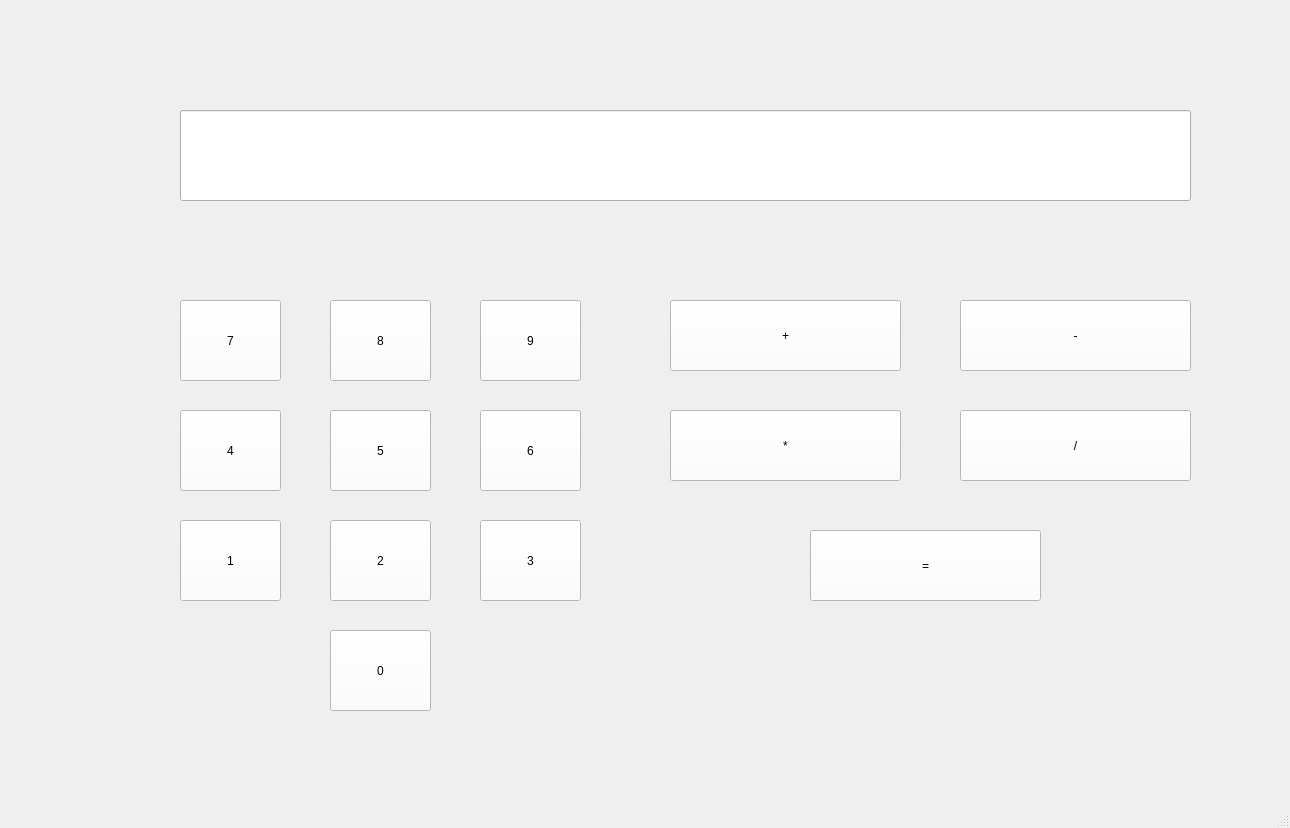
<?xml version="1.0" encoding="UTF-8"?>
<ui version="4.0">
 <class>MainWindow</class>
 <widget class="QMainWindow" name="MainWindow">
  <property name="geometry">
   <rect>
    <x>0</x>
    <y>0</y>
    <width>1290</width>
    <height>828</height>
   </rect>
  </property>
  <property name="windowTitle">
   <string>MainWindow</string>
  </property>
  <widget class="QWidget" name="centralwidget">
   <widget class="QLineEdit" name="lineEdit">
    <property name="geometry">
     <rect>
      <x>180</x>
      <y>110</y>
      <width>1011</width>
      <height>91</height>
     </rect>
    </property>
    <property name="styleSheet">
     <string notr="true">font: 20pt &quot;MS Shell Dlg 2&quot;;</string>
    </property>
   </widget>
   <widget class="QPushButton" name="pushButton">
    <property name="geometry">
     <rect>
      <x>330</x>
      <y>630</y>
      <width>101</width>
      <height>81</height>
     </rect>
    </property>
    <property name="styleSheet">
     <string notr="true">font: 20pt &quot;MS Shell Dlg 2&quot;;
background-color: rgb(255, 255, 255);</string>
    </property>
    <property name="text">
     <string>0</string>
    </property>
   </widget>
   <widget class="QPushButton" name="pushButton_2">
    <property name="geometry">
     <rect>
      <x>180</x>
      <y>520</y>
      <width>101</width>
      <height>81</height>
     </rect>
    </property>
    <property name="styleSheet">
     <string notr="true">font: 20pt &quot;MS Shell Dlg 2&quot;;
background-color: rgb(255, 255, 255);</string>
    </property>
    <property name="text">
     <string>1</string>
    </property>
   </widget>
   <widget class="QPushButton" name="pushButton_3">
    <property name="geometry">
     <rect>
      <x>330</x>
      <y>520</y>
      <width>101</width>
      <height>81</height>
     </rect>
    </property>
    <property name="styleSheet">
     <string notr="true">font: 20pt &quot;MS Shell Dlg 2&quot;;
background-color: rgb(255, 255, 255);</string>
    </property>
    <property name="text">
     <string>2</string>
    </property>
   </widget>
   <widget class="QPushButton" name="pushButton_4">
    <property name="geometry">
     <rect>
      <x>480</x>
      <y>520</y>
      <width>101</width>
      <height>81</height>
     </rect>
    </property>
    <property name="styleSheet">
     <string notr="true">font: 20pt &quot;MS Shell Dlg 2&quot;;
background-color: rgb(255, 255, 255);</string>
    </property>
    <property name="text">
     <string>3</string>
    </property>
   </widget>
   <widget class="QPushButton" name="pushButton_5">
    <property name="geometry">
     <rect>
      <x>180</x>
      <y>410</y>
      <width>101</width>
      <height>81</height>
     </rect>
    </property>
    <property name="styleSheet">
     <string notr="true">font: 20pt &quot;MS Shell Dlg 2&quot;;
background-color: rgb(255, 255, 255);</string>
    </property>
    <property name="text">
     <string>4</string>
    </property>
   </widget>
   <widget class="QPushButton" name="pushButton_6">
    <property name="geometry">
     <rect>
      <x>330</x>
      <y>410</y>
      <width>101</width>
      <height>81</height>
     </rect>
    </property>
    <property name="styleSheet">
     <string notr="true">font: 20pt &quot;MS Shell Dlg 2&quot;;
background-color: rgb(255, 255, 255);</string>
    </property>
    <property name="text">
     <string>5</string>
    </property>
   </widget>
   <widget class="QPushButton" name="pushButton_7">
    <property name="geometry">
     <rect>
      <x>480</x>
      <y>410</y>
      <width>101</width>
      <height>81</height>
     </rect>
    </property>
    <property name="styleSheet">
     <string notr="true">font: 20pt &quot;MS Shell Dlg 2&quot;;
background-color: rgb(255, 255, 255);</string>
    </property>
    <property name="text">
     <string>6</string>
    </property>
   </widget>
   <widget class="QPushButton" name="pushButton_8">
    <property name="geometry">
     <rect>
      <x>180</x>
      <y>300</y>
      <width>101</width>
      <height>81</height>
     </rect>
    </property>
    <property name="styleSheet">
     <string notr="true">font: 20pt &quot;MS Shell Dlg 2&quot;;
background-color: rgb(255, 255, 255);</string>
    </property>
    <property name="text">
     <string>7</string>
    </property>
   </widget>
   <widget class="QPushButton" name="pushButton_9">
    <property name="geometry">
     <rect>
      <x>330</x>
      <y>300</y>
      <width>101</width>
      <height>81</height>
     </rect>
    </property>
    <property name="styleSheet">
     <string notr="true">font: 20pt &quot;MS Shell Dlg 2&quot;;
background-color: rgb(255, 255, 255);</string>
    </property>
    <property name="text">
     <string>8</string>
    </property>
   </widget>
   <widget class="QPushButton" name="pushButton_10">
    <property name="geometry">
     <rect>
      <x>480</x>
      <y>300</y>
      <width>101</width>
      <height>81</height>
     </rect>
    </property>
    <property name="styleSheet">
     <string notr="true">font: 20pt &quot;MS Shell Dlg 2&quot;;
background-color: rgb(255, 255, 255);</string>
    </property>
    <property name="text">
     <string>9</string>
    </property>
   </widget>
   <widget class="QPushButton" name="pushButton_11">
    <property name="geometry">
     <rect>
      <x>670</x>
      <y>300</y>
      <width>231</width>
      <height>71</height>
     </rect>
    </property>
    <property name="styleSheet">
     <string notr="true">font: 20pt &quot;MS Shell Dlg 2&quot;;
background-color: rgb(255, 255, 255);</string>
    </property>
    <property name="text">
     <string>+</string>
    </property>
   </widget>
   <widget class="QPushButton" name="pushButton_12">
    <property name="geometry">
     <rect>
      <x>960</x>
      <y>300</y>
      <width>231</width>
      <height>71</height>
     </rect>
    </property>
    <property name="styleSheet">
     <string notr="true">font: 20pt &quot;MS Shell Dlg 2&quot;;
background-color: rgb(255, 255, 255);</string>
    </property>
    <property name="text">
     <string>-</string>
    </property>
   </widget>
   <widget class="QPushButton" name="pushButton_13">
    <property name="geometry">
     <rect>
      <x>670</x>
      <y>410</y>
      <width>231</width>
      <height>71</height>
     </rect>
    </property>
    <property name="styleSheet">
     <string notr="true">font: 20pt &quot;MS Shell Dlg 2&quot;;
background-color: rgb(255, 255, 255);</string>
    </property>
    <property name="text">
     <string>*</string>
    </property>
   </widget>
   <widget class="QPushButton" name="pushButton_14">
    <property name="geometry">
     <rect>
      <x>960</x>
      <y>410</y>
      <width>231</width>
      <height>71</height>
     </rect>
    </property>
    <property name="styleSheet">
     <string notr="true">font: 20pt &quot;MS Shell Dlg 2&quot;;
background-color: rgb(255, 255, 255);</string>
    </property>
    <property name="text">
     <string>/</string>
    </property>
   </widget>
   <widget class="QPushButton" name="pushButton_15">
    <property name="geometry">
     <rect>
      <x>810</x>
      <y>530</y>
      <width>231</width>
      <height>71</height>
     </rect>
    </property>
    <property name="styleSheet">
     <string notr="true">font: 20pt &quot;MS Shell Dlg 2&quot;;
background-color: rgb(255, 255, 255);</string>
    </property>
    <property name="text">
     <string>=</string>
    </property>
   </widget>
   <widget class="QLabel" name="label">
    <property name="geometry">
     <rect>
      <x>180</x>
      <y>20</y>
      <width>531</width>
      <height>71</height>
     </rect>
    </property>
    <property name="text">
     <string> </string>
    </property>
   </widget>
  </widget>
  <widget class="QMenuBar" name="menubar">
   <property name="geometry">
    <rect>
     <x>0</x>
     <y>0</y>
     <width>1290</width>
     <height>31</height>
    </rect>
   </property>
  </widget>
  <widget class="QStatusBar" name="statusbar"/>
 </widget>
 <resources/>
 <connections/>
</ui>
